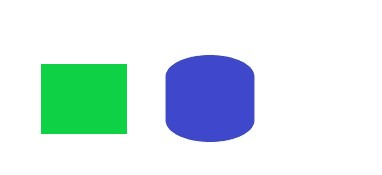
#> input picture blue_green.jpg, 382 x 175 px, given in place of the camera
$ python Exo1.py
#> lines starting #> are read from the running program, lines starting #| are printed output that depends on the picture; after the words box and inside, x2 and y2 are one past the last pixel; in counts of white or black regions, pixels touching at a corner belong together
# [40 lines of commented-out code are left out]

import cv2
import numpy as np

# Create a VideoCapture object and read from input file
cap = cv2.VideoCapture(0)

# Check if camera opened successfully
if (cap.isOpened()== False):
    print("Error opening video stream or file")

# Liste pour stocker les positions du centre de l'objet bleu
trajectory_points = []

# Créer une image noire pour tracer la trajectoire complète
ret, first_frame = cap.read()
#> first_frame is the input picture: shape (175, 382, 3); mean B, G, R 232.7, 231.7, 213.4
if ret:
    height, width = first_frame.shape[:2]
#> height = 175; width = 382
    trajectory_image = np.zeros((height, width, 3), dtype=np.uint8)

while(cap.isOpened()):
    ret, frame = cap.read()
    if ret == True:
        # Conversion en HSV
        hsv = cv2.cvtColor(frame, cv2.COLOR_BGR2HSV)
#> hsv: shape (175, 382, 3); mean H, S, V 22.9, 39.5, 245.2

        # Définition de la plage de bleu
        lower_blue = np.array([110,50,50])
        upper_blue = np.array([130,255,255])

        # Création du masque bleu
        mask_blue = cv2.inRange(hsv, lower_blue, upper_blue)
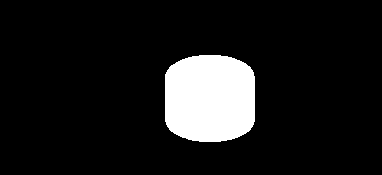
#> mask_blue: shape (175, 382); 10.5% white; 1 white region, box (x1, y1, x2, y2) and area: (165, 55, 255, 142) 7001

        # Réduction du bruit
        kernel = np.ones((5,5), np.uint8)
        mask_blue = cv2.erode(mask_blue, kernel, iterations=1)
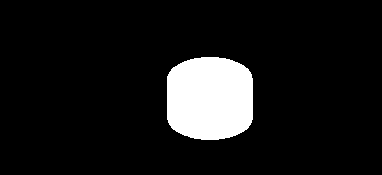
#> mask_blue: shape (175, 382); 9.4% white; 1 white region
        mask_blue = cv2.dilate(mask_blue, kernel, iterations=1)

        # Trouver les contours de l'objet bleu
        contours, _ = cv2.findContours(mask_blue, cv2.RETR_EXTERNAL, cv2.CHAIN_APPROX_SIMPLE)
#> contours = 1 contour; box (x1, y1, x2, y2) and area: (165, 55, 255, 142) 6857

        # Pour l'objet bleu, calculer le centre de gravité
        if len(contours) > 0:
            # Prendre le plus grand contour
            c = max(contours, key=cv2.contourArea)
#> c = contour of 104 points, box (x1, y1, x2, y2) (165, 55, 255, 142), area 6857

            # Calculer les moments
            M = cv2.moments(c)
#> M = moments, m00 6857, centre m10/m00, m01/m00 = (209.5, 98)
            if M["m00"] != 0:
                cX = int(M["m10"] / M["m00"])
#> cX = 209
                cY = int(M["m01"] / M["m00"])
#> cY = 98

                # Ajouter le point à la trajectoire
                trajectory_points.append((cX, cY))

                # Dessiner le centre sur l'image originale
                cv2.circle(frame, (cX, cY), 5, (0, 255, 255), -1)
#> frame: shape (175, 382, 3); 0.12% of pixels changed, all inside (x1, y1, x2, y2) = (204, 93, 215, 104)

                # Dessiner la trajectoire sur l'image de trajectoire
                if len(trajectory_points) > 1:
                    cv2.line(trajectory_image,
                            trajectory_points[-2],
                            trajectory_points[-1],
                            (255, 0, 0), 2)

        # Combiner l'image originale avec la trajectoire
        combined = cv2.addWeighted(frame, 1, trajectory_image, 1, 0)

        # Afficher les résultats
        cv2.imshow('Tracking', combined)
        cv2.imshow('Blue mask', mask_blue)

        # Press Q on keyboard to exit
        if cv2.waitKey(25) & 0xFF == ord('q'):
#> (key q is pressed here)
            break
    else:
        break

cap.release()
cv2.destroyAllWindows()
